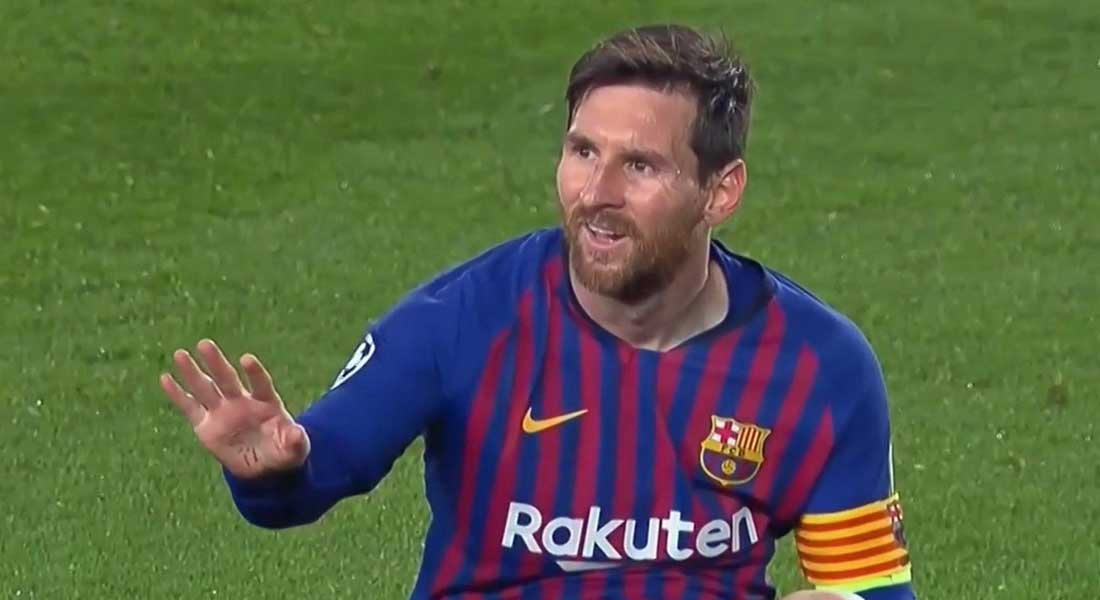
#> input picture images/Messi5.jpg, 1100 x 600 px, found by its file name
$ jupyter execute --allow-errors 'OpenCV Images.ipynb'
#> lines starting #> are read from the running program, lines starting #| are printed output that depends on the picture; after the words box and inside, x2 and y2 are one past the last pixel; in counts of white or black regions, pixels touching at a corner belong together
# Basic Operations On Images With OpenCV
Email : <a href='mailto:madani.a@ucd.ac.ma'>madani.a@ucd.ac.ma</a>

### Load Images Using OpenCV

[cell 1]
import cv2
# Colored Image
img1 = cv2.imread("messi5.jpg",1)
#> img1 is the input picture: shape (600, 1100, 3); mean B, G, R 68.5, 98.8, 87.3
#Black and White Image (Gray Scale)
img2 = cv2.imread("messi5.jpg",0)
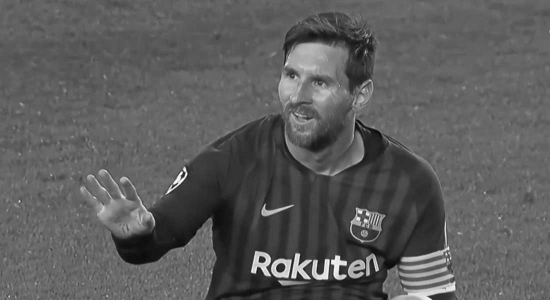
#> img2: shape (600, 1100) (shown at 1/2 size); min 0, max 255, mean 91.9
cv2.imshow("Messi1",img1)
cv2.imshow("Messi2",img2)
cv2.waitKey(0)
cv2.destroyAllWindows()

#### Explications
Dans cet exemple, nous avons :
<ul>
    <li>importé le module OpenCV</li>
    <li>fait la lecture d'une image couleur (RGB). Le chemin complet de l'image (sous forme absolue ou relative) doit être fournit</li>
    <li>fait la lecture d'une image en noir et blanc (en niveaus de gris)</li>
    <li>afficher l'image dans une fenêtre
</ul>

### Image Shape / Resolution

#### Remarque
Python stocke les images comme des tableaux NumPy, i.e. des matrices de nombres

[cell 2]
print(img1)
#> (printed output is left out)

[cell 3]
print(img2)
#> (printed output is left out)

[cell 4]
print(img1.shape)
#| (600, 1100, 3)

La taille de la matrice représentant l'image img1 (qui est une image couleur) est 600 lignes, 1100 colonnes et 3 canneaux (Channels). Les trois cannaux représentent les couleurs de bases : RGB

[cell 5]
print(img2.shape)
#| (600, 1100)

La taille de la matrice représentant l'image img2 (qui est une image en noir et blanc) est 600 lignes, 1100 colonnes.

### Display The Image

[cell 6]
import cv2
img=cv2.imread("messi5.jpg",0)
cv2.imshow("Messi", img)
cv2.waitKey(2000)
cv2.destroyAllWindows()

#### Explications
1. Charge une image. Le deuxième paramètres (0) indique que l'image est en noir et blanc. On peut utiliser la valeur 1 pour charger une image couleur
3. Ouvre une fenêtre pour afficher l'image. Le premier paramètre indique le nom de la fenêtre, alors que le deuxième paramètres précise l'objet image à afficher
5. Attendre un délai. Ici 2000 millisecondes. Si à la place du délai, vous indiquez la valeur 0, la fenêtre sera affichée jusqu'à ce que l'utilisateur presse une touche, comme dans l'exemple suivant.
7. Fermer toutes les fenêtres

[cell 7]
img=cv2.imread("Messi5.jpg",0)

cv2.imshow("Messi", img)

cv2.waitKey(0)

cv2.destroyAllWindows()

On peut indiquer une touche qui sera pressée pour que la fenêtre soit fermée :

[cell 8]
import cv2
img=cv2.imread("Messi5.jpg",0)

cv2.imshow("Messi", img)

key = cv2.waitKey(0)
#> (key q is pressed here)

if key==27 or key==ord('q'):
    cv2.destroyAllWindows()

Dans cet exemple, la fenêtre sera fermée si l'utilisateur appuie sur la touche echappe (code 27) ou la touche 'q'.

### Accès aux pixels d'une image

Dans l'exemple suivant, on va lire le contenu du pixel (0,0) de notre image :

[cell 9]
import cv2

image = cv2.imread('Messi5.jpg')
"""
Lecture du pixel (0,0).
N'oubliez pas que OpenCV utilise l'espace BGR et non pas RGB
b=blue, g=green, r=red
"""
(b, g, r) = image[0,0]
#> b = 54; g = 121; r = 89
# on affiche les 3 intensites representant notre couleur
print (b,g,r)
#| 54 121 89
# On change la couleur du pixel (0,0). (255,255,255) :  blanc
image[0,0] = (255,255,255)
#> image: shape (600, 1100, 3); under 0.01% of pixels changed, all inside (x1, y1, x2, y2) = (0, 0, 1, 1)
#On récupère à nouveau le pixel (0,0)
(b, g, r) = image[0,0]
#> b = 255; g = 255; r = 255

print (b,g,r)
#| 255 255 255

cv2.imshow("test", image)

cv2.waitKey(0)

cv2.destroyWindow("test")

<p>
Comme on peut le voir dans l'exemple précédent, l'utilsation de crochets  permet de naviguer dans une image. Ainsi image[0,0] nous renvoie la valeur du pixel situé à la ligne 0 et la colonne 0.
</p>
<p>
Ces crochets peuvent aussi nous permettre de saisir une partie de l'image. Ainsi si on écris image[0:100 , 0:100] cela va retourner un carré de 100 pixels de coté allant du pixel (0,0) au pixel (100,100). Le pixel (0,0) se situe en haut à gauche de notre image et le pixel (100,100) se situe 100 pixels plus à droite et plus à bas.
    </p>

[cell 10]
import cv2
#Chargement d'une image initiale
image = cv2.imread('Messi5.jpg')
#creation d'une autre image à partir de l'image initiale
#Cette nouvelle image, appelée coin, est un carre de 200 pixels de cote
coin = image[0:200, 0:200]
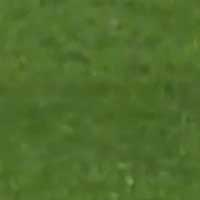
#> coin: shape (200, 200, 3); mean B, G, R 44.3, 109.2, 78.8
 #affichage des deux images
cv2.imshow("Image Initiale", image)
cv2.imshow("Coin", coin)
# affichage de l'image tant que je n'appuie pas sur une touche
cv2.waitKey(0)
cv2.destroyAllWindows()

On peut utiliser aussi les crochets pour modifier une partie d'une image, comme dans l'exemple suivant :

[cell 11]
import cv2
#Chargement d'une image
image = cv2.imread('Messi5.jpg')
#Taille de l'image.
height=image.shape[0]
width=image.shape[1]
#Changement de couleur des coins supérieur droit et inférieur gauche
image[0:200, 0:200]=(255, 0,0)
image[height-200:height-1, width-200:width-1]=(0, 0,255)
 #affichage des deux images
cv2.imshow("Image Modifiée", image)
# affichage de l'image tant que je n'appuie pas sur une touche
cv2.waitKey(0)
cv2.destroyAllWindows()

### Resizing The Image
La méthode <b>resize</b> de OpenCV permet de redimensionner une image. Le premier paramètre est l'image à traiter, le deuxième paramètre (tuple) est la nouvelle dimension

[cell 12]
img=cv2.imread("carwash.jpg",0)
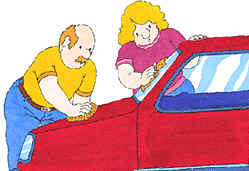
#> input picture images/carwash.jpg, 249 x 171 px, found by its file name
cv2.imshow("Car Wash 1", img)
resized_img=cv2.resize(img, (600,100))

cv2.imshow("Car Wash 2", resized_img)

cv2.waitKey(0)

cv2.destroyAllWindows()

### Explications
Ligne 3 : Change la taille de l'image. Les valeurs (600, 500) représentent les nouvelles dimensions de l'image

### Remarque :
En changeant la taille d'une image avec la méthode <b>resize()</b>, on risque d'avoir une image qui n'est pas symétrique. Une façon de remédier à ce problème est de donner une taille proportionnelle. Par exemple :

[cell 13]
img=cv2.imread("carwash.jpg",0)
cv2.imshow("Car Wash1", img)
resized_img=cv2.resize(img, (int(img.shape[1]*2),int(img.shape[0]*2)))
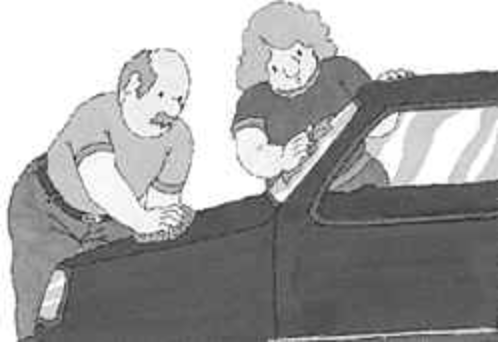
#> resized_img: shape (342, 498); min 41, max 255, mean 166.8

cv2.imshow("Car Wash2", resized_img)

cv2.waitKey(0)

cv2.destroyAllWindows()

### Write The Image

Pour enregistrer une image sur le disque, il suffit d'utiliser la méthode <b>imwrite()</b>

[cell 14]
import cv2

img=cv2.imread("carwash.jpg",1)
#> img is the input picture: shape (171, 249, 3); mean B, G, R 152, 147.9, 208.5

cv2.imshow("Car Wash", img)

key = cv2.waitKey(0)
#> (key q is pressed here)

if key==27:
    cv2.destroyAllWindows()
elif key==ord('q'):
    cv2.imwrite("carwash.png",img)
    cv2.destroyAllWindows()

### Explications
Après avoir afficher une image avec <b>imshow()</b>, on attend l'utilisateur de taper une touche. La touche echappe ferme la fenêtre, alors que la touche 's', enregistre l'image sous un autre format (ici, format png), puis ferme la fenêtre.

### Dessiner avec OpenCV

<p>
Dans ce paragraphe, nous allons voir comment dessiner des formes plus complexes, comme des cercles, des lignes ou autres formes. Nous allons utiliser pour cela des fonctions d'OpenCV déjà toutes faites : cv2.line(), cv2.rectangle(), cv2.circle().
</p>
<p>

cv2.line() demande 5 arguments. Sa syntaxe est la suivante :

</p>
<p><center><b>
    cv2.line(canvas, (xstart, ystart), (xend, yend), (blue, green, red), (thickness))</b></center>
</p>
<p>
    où :
<ul>
    <li>canvas est l'image sur laquelle OpenCv doit tracer une ligne</li>

<li>(xstart, ystart) sont les coordonnées du point de départ de notre droite (en pixel)</li>

<li>(xstart, ystart) sont les coordonnées du point d'arrivée de notre droite (en pixel)</li>

<li>(blue, green, red) est la couleur de notre droite</li>

<li>thickness est l'épaisseur de notre ligne (en pixel)</li>
</ul>
</p>
<p>
Par exemple, si on souhaite tracer une droite sur notre image du pixel (0,0) au pixel (100,100) en bleu d'une épaisseur de 1 pixel, on écrira :
</p>
<p>
    <center>cv2.line(image, (0,0), (100,100), (255,0,0), 1)</center>
</p>
<p>
Tout comme cv2.line(), cv2.rectangle demande 5 arguments. Sa syntaxe est donnée comme suit :
</p>
<p><center><b>
    cv2.rectangle(canvas, (xstart, ystart), (xend, yend), (blue, green, red), (thickness))</b></center>
</p>
<p>
    où :
</p>
<p>
    <ul>
        <li>canvas est l'image sur laquelle OpenCv doit tracer un rectangle</li>

<li>(xstart, ystart) sont les coordonnées du point de départ de notre rectangle (en pixel)</li>

<li>(xstart, ystart) sont les coordonnées du point d'arrivée de notre rectangle (en pixel)</li>

<li>(blue, green, red) est la couleur de notre rectangle</li>

<li>thickness est l'épaisseur de notre rectangle(en pixel) (à noter que si vous mettez une épaisser de -1 le rectangle sera rempli)</li>
</ul>
</p>
<p>
Normalement cette fonction ne devrait pas poser trop de problèmes vu qu'elle est quasiment identique à cv2.line().
</p>
<p>
Passons maintenant à cv2.circle(). Elle aussi demande 5 arguments.
</p>
<p><center><b>
    cv2.circle(canvas, (centerx, centery), radius, (blue, green, red), (thickness))</b></center>
</p>
<p>
    <ul>
        <li>canvas est l'image sur laquelle OpenCv doit tracer un rectangle</li>

<li>(centerx, centery) sont les coordonnées du centre de notre cercle (en pixel)</li>

<li>radius est le rayon de notre cercle (en pixel)</li>

<li>(blue, green, red) est la couleur de notre cercle</li>

<li>thickness est l'épaisseur de notre cercle(en pixel) (à noter que si vous mettez une épaisser de -1 le cercle sera rempli)</li>
</ul>
</p>
<p>
Avant de passer à la pratique, nous allons voir comment créer une image entièrement vide. Par entièrement vide, on sous entend que l'image va être complètement noire. Pour cela nous allons utiliser une fonction de la librairie numpy <u>numpy.zeros()</u>. Cette fonction prend deux arguments: les dimensions de l'image à créer et son type (pour nous ce sera toujours uint8).
</p>
<p>
Par exemple : l'instruction numpy.zeros((300,300,3), dtype="uint8"), créée une image carrée de 300 pixels de coté entièrement noire.
</p>

[cell 15]
import cv2
import numpy as np
image=np.zeros((300,300,3), dtype="uint8")
cv2.line(image,(0,0),(300,300),(255,255,255),1)
cv2.rectangle(image,(150,0),(250,300),(0,255,0),-1)
#> image: shape (300, 300, 3)
cv2.circle(image,(150,150), 100,(0,0,255), -1)
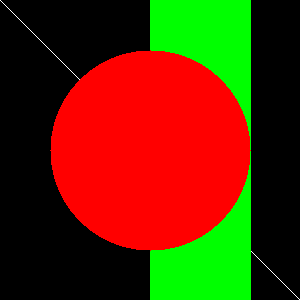
#> image: shape (300, 300, 3); mean B, G, R 0.4, 41.4, 89.4
cv2.imshow("ImageNoire", image)
cv2.waitKey(0)
cv2.destroyAllWindows()

## Opération sur les images

<p>Nous allons apprendre dans ce paragraphe comment ajouter deux images en utilisant Python et OpenCV.</p>

<p>Prenons d'abord deux images. Il y a une condition à respecter : les images doivent avoir exactement la même taille.</p>
<p>Voici les images que nous allons utiliser dans nos exemples :</p>
<p></p> et <p></p>

### Ajouter des images
<p>Il existe deux fonctions différentes pour ajouter les images ensemble.
La fonction cv2.add (voir l'exemple ci-dessous) qui ajoute de manière respectivement les pixels de la première image à celle de la seconde.</p>

[cell 16]
import cv2
img_road=cv2.imread("images/road.jpg")
img_car=cv2.imread("images/car.jpg")
img_sum=cv2.add(img_road, img_car)
cv2.imshow("Road", img_road)
cv2.imshow("Car", img_car)
cv2.imshow("Road & Car", img_sum)
cv2.waitKey(0)
cv2.destroyAllWindows()

Cette méthode n'est pas la bonne option lorsque nous voulons ajouter deux images, car elle permet d'ajouter simplement les valeurs ensemble et lorsqu'elles sont 255 ou plus, elles deviennent tout simplement blanches.

### Ajouter des images pondérées
<p>La première méthode peut être utilisée dans certains cas, mais parfois, nous ne voulons pas effectuer un simple ajout dans l'image. Mais au contraire, nous voulons une sorte de mélange d'images.
</p>
<p>Il s'agit également (dans cette deuxième méthode) d'un ajout d'images, mais différents poids sont attribués aux images afin de donner une impression de fusion ou de transparence. Les images sont ajoutées selon l'équation ci-dessous:
</p>
<p>
    <center><b>g(x) = (1 - a)f1(x) + af2(x)</b></center>
    </p>
    <p>En faisant varier la valeur de <b>'a'</b> de 0 à 1, vous pouvez effectuer une transition cool entre une image et une autre.</p>
<p>Dans la deuxième méthode, donc, au lieu d'ajouter immédiatement les pixels, on prend également en compte le poids que nous voulons attribuer à chaque image.
</p><p>
On peut attribuer un poids de 0 à 1.
    </p><p>
Par exemple, si nous voulons mettre en surbrillance la voiture et afficher un arrière-plan (la route) doux, nous pourrions attribuer 0.7 à la voiture et 0.3 à l'arrière-plan.</p>

[cell 17]
import cv2
img_road=cv2.imread("images/road.jpg")
img_car=cv2.imread("images/car.jpg")
img_weighted = cv2.addWeighted(img_road, 0.8, img_car, 0.2, 0)
cv2.imshow("Road", img_road)
cv2.imshow("Car", img_car)
cv2.imshow("Road & Car", img_weighted)
cv2.waitKey(0)
cv2.destroyAllWindows()

## Histogramme

Qu'est ce que est un histogramme? On peut considérer un histogramme comme un graphique, ce qui nous donne une idée globale sur la distribution d'intensité d'une image. Il s'agit d'un tracé avec des valeurs de pixels (allant de 0 à 255) sur l'axe X et le nombre correspondant de pixels dans l'image sur l'axe Y.

<p>On peut considérer un histogramme comme une autre façon de comprendre l'image. En regardant un histogramme d'une image, on aura une intuition sur le contraste, la luminosité, la distribution d'intensité, etc. de cette image. Ci-dessous, un exemple d'une image et l'histogramme correspondant :</p>
<p></p>

Dans l'image précédente, l'histogramme est dessiné pour une image en niveaux de gris, pas une image en couleur. On peut voir l'image et son histogramme. La région gauche de l'histogramme montre la quantité de pixels qui sont plus sombres dans l'image et la région droite montre la quantité de pixels qui sont plus clairs. À partir de l'histogramme, on peut remarquer que la zone sombre est plus grande que la région qui est plus claire et que la quantité des intensités moyennes (les valeurs des pixels dans la gamme moyenne, disons environ 127) sont très inférieures.

Maintenant que nous avons une idée de ce qu'est un histogramme, nous pouvons voir comment le tracer. OpenCV et Numpy sont livrés avec une fonction intégrée pour cela. Avant d'utiliser ces fonctions, nous devons comprendre certaines terminologies liées aux histogrammes.

<p>
    <b>BINS</b>: l'histogramme ci-dessus montre le nombre de pixels pour chaque valeur de pixel, c'est-à-dire le nombre de pixels pour chaque valeur de 0 à 255. Nous avons besoin donc de 256 valeurs pour afficher l'histogramme ci-dessus. Mais supposons que nous n'avons pas besoin de trouver le nombre de pixels pour toutes les valeurs de pixels séparément, mais le nombre de pixels dans un intervalle de valeurs de pixels. Disons par exemple, nous devons trouver le nombre de pixels pour les plages comprises entre 0 et 15, puis 16 et 31, ..., 240 et 255. Nous n'aurons besoin que de 16 valeurs pour représenter l'histogramme.
</p>
<p>
Donc, ce que nous allons faire c'est tout simplement de diviser tout l'histogramme en 16 sous-parties et la valeur de chaque sous-partie est la somme de tous les pixels. Cette sous-partie est appelée «BIN». BINS est représenté par le terme <b>histSize</b> dans les documents OpenCV.
</p>
<p>
<b>DIMS</b>: C'est le nombre de paramètres pour lesquels nous collectons les données. Dans notre cas, nous collectons des données concernant une seule chose, la valeur d'intensité, d'où la valeur 1.
</p>
<p>
<b>RANGE</b>: C'est la plage de valeurs d'intensité que nous souhaitons mesurer. Normalement, c'est [0,256], c'est-à-dire toutes les valeurs d'intensité.
    </p>

### Histogramme avec OpenCV<p>
Pour tracer un histogramme avec OpenCV, nous utilisons la fonction <b>cv2.calcHist ()</b>. Sa syntaxe est donnée ci-dessous :
</p>
<p><center><b>
cv2.calcHist (images, canaux, masque, histSize, plages [, hist [, accumuler]])
    </b></center></p>
<ul>
<li><b>images</b>: c'est l'image source de type uint8 ou float32. il doit être indiqué entre crochets, c'est-à-dire "[img]".
    <li><b>canaux</b>: il est également indiqué entre crochets. C'est l'indice de canal pour lequel nous calculons l'histogramme. Par exemple, si l'entrée est une image en niveaux de gris, sa valeur est [0]. Pour l'image en couleur, vous pouvez passer [0], [1] ou [2] pour calculer respectivement l'histogramme du canal bleu, vert ou rouge.
    <li><b>mask</b>: masque de l'image. Pour trouver l'histogramme de l'image complète, la valeur de ce paramètre est "None". Mais si nous voulons trouver l'histogramme d'une région particulière de l'image, nous devons créer une image de masque.
    <li><b>histSize</b>: ce paramètre représente le nombre BIN. Il doit être indiqué entre crochets.
    <li><b>range</b>: c'est notre plage. Normalement, c'est [0,256].
    </ul>
Commençons donc par un exemple d'image. Chargeons simplement une image en mode niveaux de gris et trouvons son histogramme complet.

[cell 18]
import cv2
img = cv2.imread ('images/road.jpg', 0)
hist = cv2.calcHist ([img], [0], None, [256], [0,256])
#> hist = 256 values from 0 to 0
print(hist[0:10])
#| [[0.]
#|  [0.]
#|  [0.]
#|  [0.]
#|  [0.]
#|  [0.]
#> (further printed lines are left out)

<b>hist</b> est un tableau 256x1, chaque valeur correspond au nombre de pixels dans cette image avec sa valeur de pixel correspondante.

[cell 19]
import cv2
import numpy as np
from matplotlib import pyplot as plt
img = cv2.imread ('images/road.jpg', 0)
hist = cv2.calcHist ([img], [0], None, [256], [0,256])
cv2.imshow("Road", img)
plt.plot(hist)
plt.show()
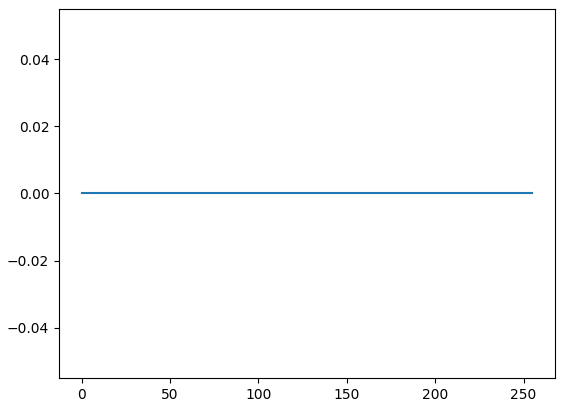
#> figure drawn by matplotlib, 1 panel
cv2.waitKey(0)
cv2.destroyAllWindows()

### Histogramme avec NumPy
<p>
    Numpy fournit également une fonction, <b>np.histogram ()</b>. Ainsi, au lieu de la fonction calcHist (), on peut essayer la ligne ci-dessous:
    </p>
    <center><i>hist,bins = np.histogram(img.ravel(),256,[0,256])</i></center>

[cell 20]
import numpy as np
from matplotlib import pyplot as plt
#> (the rest of this cell did not finish here and is left out)

### Histogramme avec Matplotlib
<p>
    Matplotlib est livré avec une fonction de tracé d'histogramme : <b>matplotlib.pyplot.hist ()</b>

Matplotlib créé directement l'histogramme et le trace. On n'a pas besoin d'utiliser la fonction calcHist () ou np.histogram () pour trouver l'histogramme. Voir le code ci-dessous:
    </p>

[cell 21]
import cv2
from matplotlib import pyplot as plt

img = cv2.imread('images/road.jpg',0)
cv2.imshow("Road", img)
#> (the rest of this cell did not finish here and is left out)

## Threshold

<p>
    Le principe du threshold est simple. Si la valeur d'un pixel est supérieure à une valeur de seuil, une valeur lui est attribuée (par exemple la couleur blanche), sinon une autre valeur (par exemple la couleur noire) lui est affectée. La fonction utilisée est <b>cv2.threshold</b>.
</p>
<p>Le premier argument de la fonction est l'image source, <u>qui devrait être une image en niveaux de gris</u>. Le deuxième argument est la valeur de seuil qui est utilisée pour classer les valeurs de pixels. Le troisième argument est le maxVal qui représente la valeur à donner si la valeur du pixel est supérieure (parfois inférieure à) la valeur seuil. OpenCV fournit différents styles de seuillage et il est indiqué dans le quatrième paramètre de la fonction. Les différents types sont:</p>
<ul>
    <li>cv2.THRESH_BINARY
    <li>cv2.THRESH_BINARY_INV
    <li>cv2.THRESH_TRUNC
    <li>cv2.THRESH_TOZERO
    <li>cv2.THRESH_TOZERO_INV
    </ul>

[cell 22]
import cv2
import numpy as np
from matplotlib import pyplot as plt

img = cv2.imread('images/threshold.jpg',0)
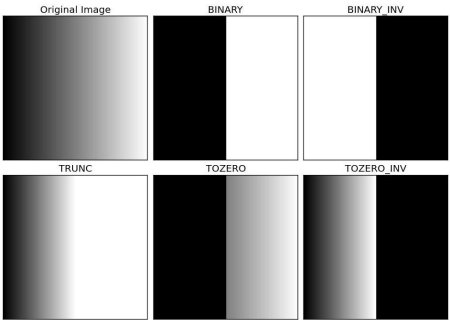
#> input picture images/threshold.jpg, 450 x 320 px
#> img is the input picture: shape (320, 450); min 0, max 255, mean 135.3
ret,thresh1 = cv2.threshold(img,127,255,cv2.THRESH_BINARY)
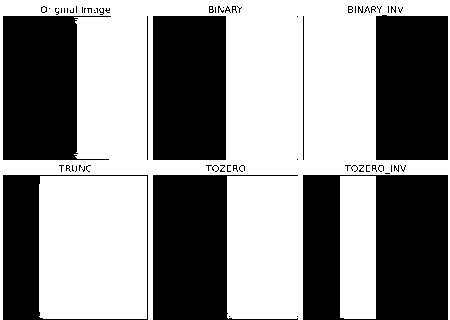
#> thresh1: shape (320, 450); 55% white; 68 black regions (57 under 20 px), largest, box (x1, y1, x2, y2) and area: (303, 175, 448, 320) 15881, (153, 175, 298, 320) 10878, (3, 16, 111, 160) 10707
ret,thresh2 = cv2.threshold(img,127,255,cv2.THRESH_BINARY_INV)
ret,thresh3 = cv2.threshold(img,127,255,cv2.THRESH_TRUNC)
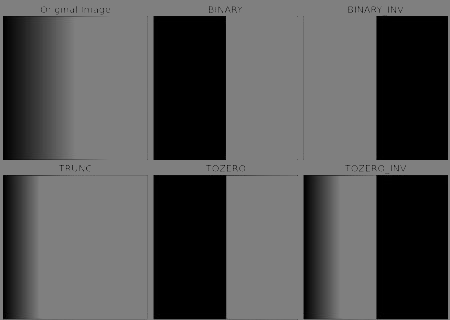
#> thresh3: shape (320, 450); min 0, max 127, mean 80.6
ret,thresh4 = cv2.threshold(img,127,255,cv2.THRESH_TOZERO)
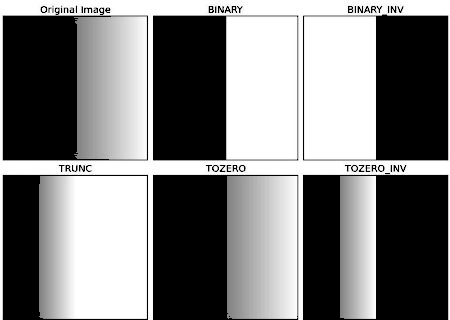
#> thresh4: shape (320, 450); min 0, max 255, mean 124.6
ret,thresh5 = cv2.threshold(img,127,255,cv2.THRESH_TOZERO_INV)
#> (the rest of the program and of its run is left out)
